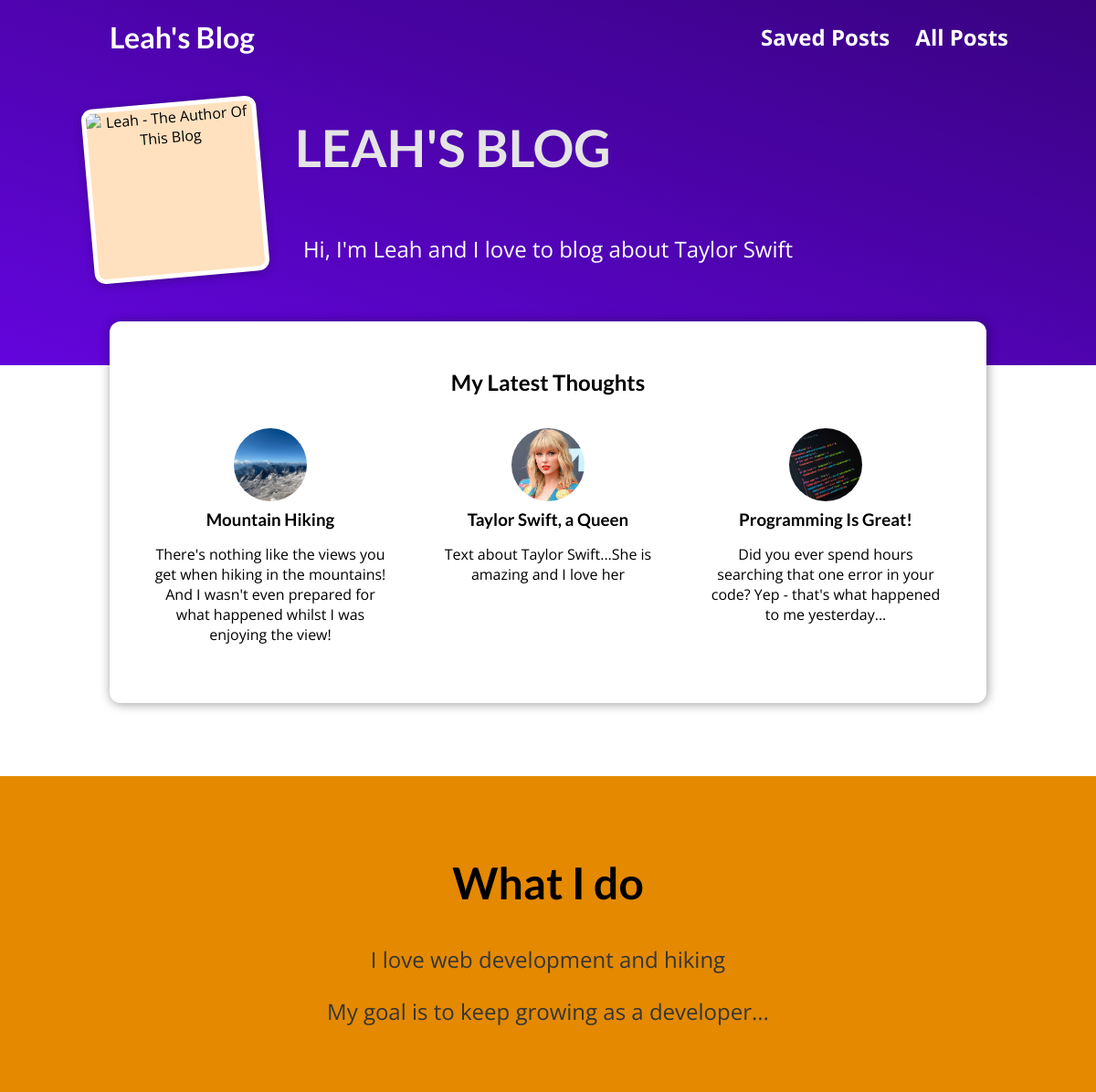
The page / on the database its author committed.
### blog/models.py (models this page shows, shortened)
class Post(models.Model):
    title = models.CharField(max_length=150)
    excerpt = models.CharField(max_length=200)
    image = models.ImageField(upload_to="posts", null=True)
    date = models.DateField(auto_now=True)
    slug = models.SlugField(
        unique=True,
        db_index=True
    )
    content = models.TextField(
        validators=[MinLengthValidator(10)]
    )
    author = models.ForeignKey(
        Author,
        null=True,
        on_delete=models.SET_NULL,
        related_name="posts"
    )
    tags = models.ManyToManyField(Tag)

### blog/views.py (the view)
# urls.py: path("", views.StartingPage.as_view(), name="starting-page"),
class StartingPage(ListView):
    template_name = "blog/index.html"
    model = Post
    ordering = ["-date"]
    context_object_name = "posts"
    def get_queryset(self):
        queryset =  super().get_queryset()
        data = queryset[:3]
        return data

### blog/templates/blog/index.html (shortened to what this page needs)
{% extends "base.html" %}
{% load static %}
{% block css_files %}
    <link rel="stylesheet" href="{% static "blog/post.css" %}">
    <link rel="stylesheet" href="{% static "blog/index.css" %}">
{% endblock %}
{% block content %}
    <section id="welcome">
        <header id="main-navigation">
            <img src="{% static "blog/images/profile.JPG" %}" alt="Leah - The Author Of This Blog" />
            <h2>LEAH'S BLOG</h2>
        </header>
        <p>Hi, I'm Leah and I love to blog about Taylor Swift</p>
    </section>
    <section id="latest-posts">
        <h2>My Latest Thoughts</h2>
        <ul>
            {% for post in posts %}
                {% include "blog/includes/post.html" %}
            {% endfor %}
        </ul>
    </section>
    <section id="about">
        <h2>What I do</h2>
        <p>I love web development and hiking</p>
        <p>My goal is to keep growing as a developer...</p>
    </section>
{% endblock %}

### blog/templates/blog/includes/post.html
<li>
    <article class="post">
        <a href="{% url "post-detail-page" post.slug %}">
            <img src="{{ post.image.url }}" alt="{{ post.title }}" />
            <div class="post__content">
                <h3>{{ post.title }}</h3>
                <p>{{ post.excerpt }}</p>
            </div>
        </a>
    </article>
</li>

### static/app.css (style rules this page uses)
* { box-sizing: border-box; }
html { font-family: 'Open Sans', 'Lato', sans-serif; }
body { margin: 0; }
h1, h2, h3 { font-family: 'Lato', sans-serif; font-weight: bold; }
#main-navigation { width: 100%; height: 5rem; display: flex; justify-content: space-between; align-items: center; padding: 0 8%; position: absolute; top: 0; left: 0; }

### blog/static/blog/post.css (style rules this page uses)
.post { display: flex; flex-direction: column; align-items: center; text-align: center; }
.post a { text-decoration: none; color: black; transition: all 0.2s ease; padding: 1rem; }
.post img { width: 5rem; height: 5rem; object-fit: cover; border-radius: 50%; }
.post h3 { margin: 0.25rem 0; }

### blog/static/blog/index.css (style rules this page uses)
#welcome { background: linear-gradient(to right top, #6305dd, #390281); padding: 6rem 12%; height: 25rem; text-align: center; }
#welcome header { display: flex; align-items: flex-start; margin: 3rem auto; }
#welcome img { width: 12rem; height: 12rem; object-fit: cover; object-position: top; border: 5px solid white; border-radius: 12px; background-color: #ffe1bf; transform: rotateZ(-5deg); box-shadow: 0 2px 8px rgba(0, 0, 0, 0.25); margin-top: 4rem; }
#welcome h2 { font-size: 3.5rem; color: #e4e4e4; margin: 5rem 27.2rem 0 0; }
#welcome p { color: white; font-size: 1.5rem; margin-top: 10rem; }
#latest-posts { background-color: white; padding: 2rem; border-radius: 12px; width: 60rem; margin: -3rem auto 2rem auto; box-shadow: 1px 1px 12px rgba(0, 0, 0, 0.4); }
#latest-posts h2 { text-align: center; }
#latest-posts ul { list-style: none; margin: 0; padding: 0; display: flex; gap: 1rem; }
#latest-posts li { flex: 1; }
#about { text-align: center; padding: 3rem; background-color: #e48900; margin-top: 5rem; }
#about h2 { font-size: 3rem; }
#about p { font-size: 1.5rem; color: #353535; }

### rows shown on the page
Post: image (picture), title "Mountain Hiking", excerpt "There's nothing like the views you get when hiking in the mountains! And I wasn't even prepared for what happened whilst I was enjoying the view!"
Post: image (picture), title "Taylor Swift, a Queen", excerpt "Text about Taylor Swift...She is amazing and I love her"
Post: image (picture), title "Programming Is Great!", excerpt "Did you ever spend hours searching that one error in your code? Yep - that's what happened to me yesterday..."
